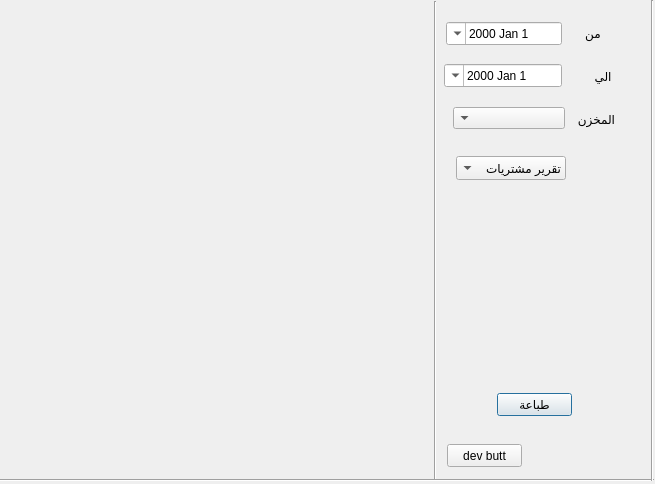
<?xml version="1.0" encoding="UTF-8"?>
<ui version="4.0">
 <class>reportmanager</class>
 <widget class="QDialog" name="reportmanager">
  <property name="geometry">
   <rect>
    <x>0</x>
    <y>0</y>
    <width>655</width>
    <height>484</height>
   </rect>
  </property>
  <property name="windowTitle">
   <string>Dialog</string>
  </property>
  <property name="layoutDirection">
   <enum>Qt::RightToLeft</enum>
  </property>
  <property name="autoFillBackground">
   <bool>false</bool>
  </property>
  <widget class="QPushButton" name="pushButton">
   <property name="geometry">
    <rect>
     <x>497</x>
     <y>393</y>
     <width>75</width>
     <height>23</height>
    </rect>
   </property>
   <property name="text">
    <string>طباعة</string>
   </property>
  </widget>
  <widget class="QPushButton" name="pushButton_2">
   <property name="geometry">
    <rect>
     <x>447</x>
     <y>444</y>
     <width>75</width>
     <height>23</height>
    </rect>
   </property>
   <property name="text">
    <string>dev butt</string>
   </property>
  </widget>
  <widget class="Line" name="line">
   <property name="geometry">
    <rect>
     <x>427</x>
     <y>1</y>
     <width>16</width>
     <height>479</height>
    </rect>
   </property>
   <property name="orientation">
    <enum>Qt::Vertical</enum>
   </property>
  </widget>
  <widget class="QComboBox" name="report_type">
   <property name="geometry">
    <rect>
     <x>456</x>
     <y>156</y>
     <width>110</width>
     <height>24</height>
    </rect>
   </property>
   <item>
    <property name="text">
     <string>تقرير مشتريات</string>
    </property>
   </item>
   <item>
    <property name="text">
     <string>تقرير مبيعات</string>
    </property>
   </item>
   <item>
    <property name="text">
     <string>جرد اصناف</string>
    </property>
   </item>
   <item>
    <property name="text">
     <string>ارباح و الخسائر</string>
    </property>
   </item>
  </widget>
  <widget class="QDateEdit" name="start">
   <property name="geometry">
    <rect>
     <x>446</x>
     <y>22</y>
     <width>116</width>
     <height>23</height>
    </rect>
   </property>
   <property name="calendarPopup">
    <bool>true</bool>
   </property>
  </widget>
  <widget class="QLabel" name="label">
   <property name="geometry">
    <rect>
     <x>568</x>
     <y>19</y>
     <width>50</width>
     <height>29</height>
    </rect>
   </property>
   <property name="maximumSize">
    <size>
     <width>50</width>
     <height>16777215</height>
    </size>
   </property>
   <property name="text">
    <string>من</string>
   </property>
   <property name="alignment">
    <set>Qt::AlignCenter</set>
   </property>
  </widget>
  <widget class="QDateEdit" name="end">
   <property name="geometry">
    <rect>
     <x>444</x>
     <y>64</y>
     <width>118</width>
     <height>23</height>
    </rect>
   </property>
   <property name="calendarPopup">
    <bool>true</bool>
   </property>
  </widget>
  <widget class="QLabel" name="label_2">
   <property name="geometry">
    <rect>
     <x>578</x>
     <y>62</y>
     <width>50</width>
     <height>29</height>
    </rect>
   </property>
   <property name="maximumSize">
    <size>
     <width>50</width>
     <height>16777215</height>
    </size>
   </property>
   <property name="text">
    <string>الي</string>
   </property>
   <property name="alignment">
    <set>Qt::AlignCenter</set>
   </property>
  </widget>
  <widget class="QLabel" name="label_3">
   <property name="geometry">
    <rect>
     <x>565</x>
     <y>105</y>
     <width>50</width>
     <height>29</height>
    </rect>
   </property>
   <property name="maximumSize">
    <size>
     <width>50</width>
     <height>16777215</height>
    </size>
   </property>
   <property name="text">
    <string>المخزن</string>
   </property>
  </widget>
  <widget class="QComboBox" name="storage">
   <property name="geometry">
    <rect>
     <x>453</x>
     <y>107</y>
     <width>112</width>
     <height>22</height>
    </rect>
   </property>
  </widget>
  <widget class="QStackedWidget" name="stackedWidget">
   <property name="geometry">
    <rect>
     <x>31</x>
     <y>6</y>
     <width>403</width>
     <height>472</height>
    </rect>
   </property>
   <property name="currentIndex">
    <number>3</number>
   </property>
   <widget class="QWidget" name="buy_page">
    <widget class="QCheckBox" name="pur_purchases_check">
     <property name="geometry">
      <rect>
       <x>149</x>
       <y>15</y>
       <width>70</width>
       <height>17</height>
      </rect>
     </property>
     <property name="text">
      <string>مشتريات</string>
     </property>
    </widget>
    <widget class="QWidget" name="layoutWidget">
     <property name="geometry">
      <rect>
       <x>69</x>
       <y>58</y>
       <width>287</width>
       <height>30</height>
      </rect>
     </property>
     <layout class="QHBoxLayout" name="horizontalLayout_3">
      <item>
       <widget class="QCheckBox" name="pur_supp_check">
        <property name="layoutDirection">
         <enum>Qt::RightToLeft</enum>
        </property>
        <property name="text">
         <string>المورد</string>
        </property>
       </widget>
      </item>
      <item>
       <widget class="QComboBox" name="pur_sup_name">
        <property name="minimumSize">
         <size>
          <width>200</width>
          <height>0</height>
         </size>
        </property>
        <property name="editable">
         <bool>true</bool>
        </property>
       </widget>
      </item>
     </layout>
    </widget>
    <widget class="QCheckBox" name="pur_return_check">
     <property name="geometry">
      <rect>
       <x>249</x>
       <y>16</y>
       <width>100</width>
       <height>17</height>
      </rect>
     </property>
     <property name="text">
      <string>مرتجع مشتريات</string>
     </property>
    </widget>
    <widget class="QWidget" name="layoutWidget">
     <property name="geometry">
      <rect>
       <x>274</x>
       <y>132</y>
       <width>81</width>
       <height>146</height>
      </rect>
     </property>
     <layout class="QVBoxLayout" name="verticalLayout">
      <item>
       <widget class="QRadioButton" name="pur_barcode_check">
        <property name="layoutDirection">
         <enum>Qt::RightToLeft</enum>
        </property>
        <property name="text">
         <string>باركود</string>
        </property>
       </widget>
      </item>
      <item>
       <widget class="QRadioButton" name="pur_int_check">
        <property name="layoutDirection">
         <enum>Qt::RightToLeft</enum>
        </property>
        <property name="text">
         <string>كود دولي</string>
        </property>
       </widget>
      </item>
      <item>
       <widget class="QRadioButton" name="pur_item_name_check">
        <property name="layoutDirection">
         <enum>Qt::RightToLeft</enum>
        </property>
        <property name="text">
         <string>اسم الصنف</string>
        </property>
       </widget>
      </item>
     </layout>
    </widget>
    <widget class="QWidget" name="layoutWidget">
     <property name="geometry">
      <rect>
       <x>105</x>
       <y>128</y>
       <width>157</width>
       <height>154</height>
      </rect>
     </property>
     <layout class="QVBoxLayout" name="verticalLayout_2">
      <item>
       <widget class="QLineEdit" name="pur_barcode"/>
      </item>
      <item>
       <widget class="QLineEdit" name="pur_int"/>
      </item>
      <item>
       <widget class="QComboBox" name="pur_item_name">
        <property name="minimumSize">
         <size>
          <width>155</width>
          <height>0</height>
         </size>
        </property>
        <property name="editable">
         <bool>true</bool>
        </property>
       </widget>
      </item>
     </layout>
    </widget>
   </widget>
   <widget class="QWidget" name="sell_page">
    <widget class="QWidget" name="layoutWidget">
     <property name="geometry">
      <rect>
       <x>283</x>
       <y>178</y>
       <width>104</width>
       <height>147</height>
      </rect>
     </property>
     <layout class="QVBoxLayout" name="verticalLayout_3">
      <item>
       <widget class="QRadioButton" name="sale_barcode_check">
        <property name="layoutDirection">
         <enum>Qt::RightToLeft</enum>
        </property>
        <property name="text">
         <string>باركود</string>
        </property>
       </widget>
      </item>
      <item>
       <widget class="QRadioButton" name="sale_int_check">
        <property name="layoutDirection">
         <enum>Qt::RightToLeft</enum>
        </property>
        <property name="text">
         <string>كود دولي</string>
        </property>
       </widget>
      </item>
      <item>
       <widget class="QRadioButton" name="sale_item_name_check">
        <property name="layoutDirection">
         <enum>Qt::RightToLeft</enum>
        </property>
        <property name="text">
         <string>اسم الصنف</string>
        </property>
       </widget>
      </item>
     </layout>
    </widget>
    <widget class="QWidget" name="layoutWidget">
     <property name="geometry">
      <rect>
       <x>123</x>
       <y>177</y>
       <width>157</width>
       <height>151</height>
      </rect>
     </property>
     <layout class="QVBoxLayout" name="verticalLayout_4">
      <item>
       <widget class="QLineEdit" name="sale_barcode">
        <property name="minimumSize">
         <size>
          <width>100</width>
          <height>0</height>
         </size>
        </property>
       </widget>
      </item>
      <item>
       <widget class="QLineEdit" name="sale_int">
        <property name="minimumSize">
         <size>
          <width>100</width>
          <height>0</height>
         </size>
        </property>
       </widget>
      </item>
      <item>
       <widget class="QComboBox" name="sale_item_name">
        <property name="minimumSize">
         <size>
          <width>155</width>
          <height>0</height>
         </size>
        </property>
        <property name="editable">
         <bool>true</bool>
        </property>
       </widget>
      </item>
     </layout>
    </widget>
    <widget class="QWidget" name="layoutWidget">
     <property name="geometry">
      <rect>
       <x>108</x>
       <y>80</y>
       <width>281</width>
       <height>27</height>
      </rect>
     </property>
     <layout class="QHBoxLayout" name="horizontalLayout">
      <item>
       <widget class="QCheckBox" name="sale_custom_check">
        <property name="layoutDirection">
         <enum>Qt::RightToLeft</enum>
        </property>
        <property name="text">
         <string>العميل</string>
        </property>
       </widget>
      </item>
      <item>
       <widget class="QComboBox" name="sale_custom_name">
        <property name="minimumSize">
         <size>
          <width>200</width>
          <height>0</height>
         </size>
        </property>
        <property name="editable">
         <bool>true</bool>
        </property>
       </widget>
      </item>
     </layout>
    </widget>
    <widget class="QWidget" name="layoutWidget">
     <property name="geometry">
      <rect>
       <x>208</x>
       <y>117</y>
       <width>180</width>
       <height>24</height>
      </rect>
     </property>
     <layout class="QHBoxLayout" name="horizontalLayout_2">
      <item>
       <widget class="QCheckBox" name="sale_cash_depo_check">
        <property name="layoutDirection">
         <enum>Qt::RightToLeft</enum>
        </property>
        <property name="text">
         <string>الخزنة</string>
        </property>
       </widget>
      </item>
      <item>
       <widget class="QComboBox" name="sale_cash_depo_name">
        <property name="minimumSize">
         <size>
          <width>120</width>
          <height>0</height>
         </size>
        </property>
        <property name="editable">
         <bool>true</bool>
        </property>
       </widget>
      </item>
     </layout>
    </widget>
    <widget class="QWidget" name="layoutWidget">
     <property name="geometry">
      <rect>
       <x>213</x>
       <y>149</y>
       <width>175</width>
       <height>24</height>
      </rect>
     </property>
     <layout class="QHBoxLayout" name="horizontalLayout_4">
      <item>
       <widget class="QCheckBox" name="sale_seller_check">
        <property name="layoutDirection">
         <enum>Qt::RightToLeft</enum>
        </property>
        <property name="text">
         <string>البائع</string>
        </property>
       </widget>
      </item>
      <item>
       <widget class="QComboBox" name="sale_seller_name">
        <property name="minimumSize">
         <size>
          <width>120</width>
          <height>0</height>
         </size>
        </property>
        <property name="editable">
         <bool>true</bool>
        </property>
       </widget>
      </item>
     </layout>
    </widget>
    <widget class="QWidget" name="layoutWidget">
     <property name="geometry">
      <rect>
       <x>197</x>
       <y>6</y>
       <width>189</width>
       <height>31</height>
      </rect>
     </property>
     <layout class="QHBoxLayout" name="horizontalLayout_5">
      <item>
       <widget class="QCheckBox" name="sale_sales_check">
        <property name="text">
         <string>مبيعات</string>
        </property>
       </widget>
      </item>
      <item>
       <widget class="QCheckBox" name="sale_return_check">
        <property name="text">
         <string>مرتجع مبيعات</string>
        </property>
       </widget>
      </item>
     </layout>
    </widget>
    <widget class="QWidget" name="layoutWidget">
     <property name="geometry">
      <rect>
       <x>220</x>
       <y>43</y>
       <width>169</width>
       <height>30</height>
      </rect>
     </property>
     <layout class="QHBoxLayout" name="horizontalLayout_10">
      <item>
       <widget class="QCheckBox" name="sale_cash_check">
        <property name="layoutDirection">
         <enum>Qt::RightToLeft</enum>
        </property>
        <property name="text">
         <string>نقدي</string>
        </property>
       </widget>
      </item>
      <item>
       <widget class="QCheckBox" name="sale_credit_check">
        <property name="layoutDirection">
         <enum>Qt::RightToLeft</enum>
        </property>
        <property name="text">
         <string>اجل</string>
        </property>
       </widget>
      </item>
     </layout>
    </widget>
   </widget>
   <widget class="QWidget" name="inven_page">
    <widget class="QComboBox" name="inv_type">
     <property name="geometry">
      <rect>
       <x>301</x>
       <y>19</y>
       <width>83</width>
       <height>22</height>
      </rect>
     </property>
     <item>
      <property name="text">
       <string>تقرير  حالي</string>
      </property>
     </item>
     <item>
      <property name="text">
       <string>تقرير فترة</string>
      </property>
     </item>
    </widget>
    <widget class="QWidget" name="layoutWidget">
     <property name="geometry">
      <rect>
       <x>305</x>
       <y>60</y>
       <width>81</width>
       <height>148</height>
      </rect>
     </property>
     <layout class="QVBoxLayout" name="verticalLayout_5">
      <item>
       <widget class="QCheckBox" name="inv_supplier_check">
        <property name="text">
         <string>مورد</string>
        </property>
       </widget>
      </item>
      <item>
       <widget class="QCheckBox" name="inv_categ_check">
        <property name="text">
         <string>قسم</string>
        </property>
       </widget>
      </item>
      <item>
       <widget class="QCheckBox" name="inv_season_check">
        <property name="text">
         <string>موسم</string>
        </property>
       </widget>
      </item>
      <item>
       <widget class="QCheckBox" name="inv_class_check">
        <property name="text">
         <string>تصنيف</string>
        </property>
       </widget>
      </item>
     </layout>
    </widget>
    <widget class="QWidget" name="layoutWidget">
     <property name="geometry">
      <rect>
       <x>154</x>
       <y>61</y>
       <width>144</width>
       <height>151</height>
      </rect>
     </property>
     <layout class="QVBoxLayout" name="verticalLayout_6">
      <item>
       <widget class="QComboBox" name="inv_supplier_name">
        <property name="editable">
         <bool>true</bool>
        </property>
       </widget>
      </item>
      <item>
       <widget class="QComboBox" name="category_name">
        <property name="editable">
         <bool>true</bool>
        </property>
       </widget>
      </item>
      <item>
       <widget class="QComboBox" name="season_name">
        <property name="editable">
         <bool>true</bool>
        </property>
       </widget>
      </item>
      <item>
       <widget class="QComboBox" name="class_name">
        <property name="layoutDirection">
         <enum>Qt::RightToLeft</enum>
        </property>
        <property name="editable">
         <bool>true</bool>
        </property>
       </widget>
      </item>
     </layout>
    </widget>
    <widget class="QWidget" name="layoutWidget">
     <property name="geometry">
      <rect>
       <x>151</x>
       <y>214</y>
       <width>143</width>
       <height>107</height>
      </rect>
     </property>
     <layout class="QVBoxLayout" name="verticalLayout_7">
      <item>
       <widget class="QComboBox" name="inv_item_name">
        <property name="editable">
         <bool>true</bool>
        </property>
       </widget>
      </item>
      <item>
       <widget class="QComboBox" name="inv_item_int">
        <property name="editable">
         <bool>true</bool>
        </property>
       </widget>
      </item>
      <item>
       <widget class="QComboBox" name="inv_item_bcode">
        <property name="editable">
         <bool>true</bool>
        </property>
       </widget>
      </item>
     </layout>
    </widget>
    <widget class="QWidget" name="layoutWidget">
     <property name="geometry">
      <rect>
       <x>301</x>
       <y>215</y>
       <width>86</width>
       <height>98</height>
      </rect>
     </property>
     <layout class="QVBoxLayout" name="verticalLayout_8">
      <item>
       <widget class="QRadioButton" name="inv_item_name_check">
        <property name="text">
         <string>RadioButton</string>
        </property>
       </widget>
      </item>
      <item>
       <widget class="QRadioButton" name="inv_item_int_check">
        <property name="text">
         <string>RadioButton</string>
        </property>
       </widget>
      </item>
      <item>
       <widget class="QRadioButton" name="inv_item_bcode_check">
        <property name="text">
         <string>RadioButton</string>
        </property>
       </widget>
      </item>
     </layout>
    </widget>
   </widget>
   <widget class="QWidget" name="page"/>
  </widget>
  <widget class="Line" name="line_2">
   <property name="geometry">
    <rect>
     <x>-1</x>
     <y>472</y>
     <width>655</width>
     <height>16</height>
    </rect>
   </property>
   <property name="orientation">
    <enum>Qt::Horizontal</enum>
   </property>
  </widget>
  <widget class="Line" name="line_3">
   <property name="geometry">
    <rect>
     <x>644</x>
     <y>0</y>
     <width>16</width>
     <height>481</height>
    </rect>
   </property>
   <property name="orientation">
    <enum>Qt::Vertical</enum>
   </property>
  </widget>
 </widget>
 <resources/>
 <connections/>
</ui>
